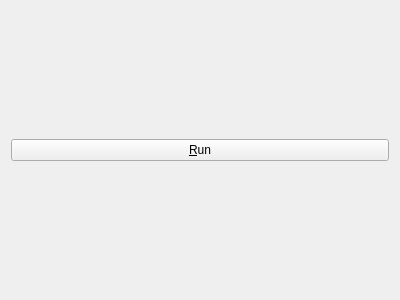
<?xml version="1.0" encoding="UTF-8"?>
<ui version="4.0">
 <class>RemoteControlTab</class>
 <widget class="QWidget" name="RemoteControlTab">
  <property name="geometry">
   <rect>
    <x>0</x>
    <y>0</y>
    <width>400</width>
    <height>300</height>
   </rect>
  </property>
  <property name="windowTitle">
   <string>Form</string>
  </property>
  <layout class="QVBoxLayout" name="verticalLayout">
   <item>
    <widget class="QPushButton" name="btnRun">
     <property name="toolTip">
      <string>Run the selected remote action</string>
     </property>
     <property name="text">
      <string>&amp;Run</string>
     </property>
     <property name="icon">
      <iconset resource="resources.qrc">
       <normaloff>:/assets/images/button-icons/run.png</normaloff>:/assets/images/button-icons/run.png</iconset>
     </property>
    </widget>
   </item>
  </layout>
 </widget>
 <resources>
  <include location="resources.qrc"/>
 </resources>
 <connections/>
</ui>
